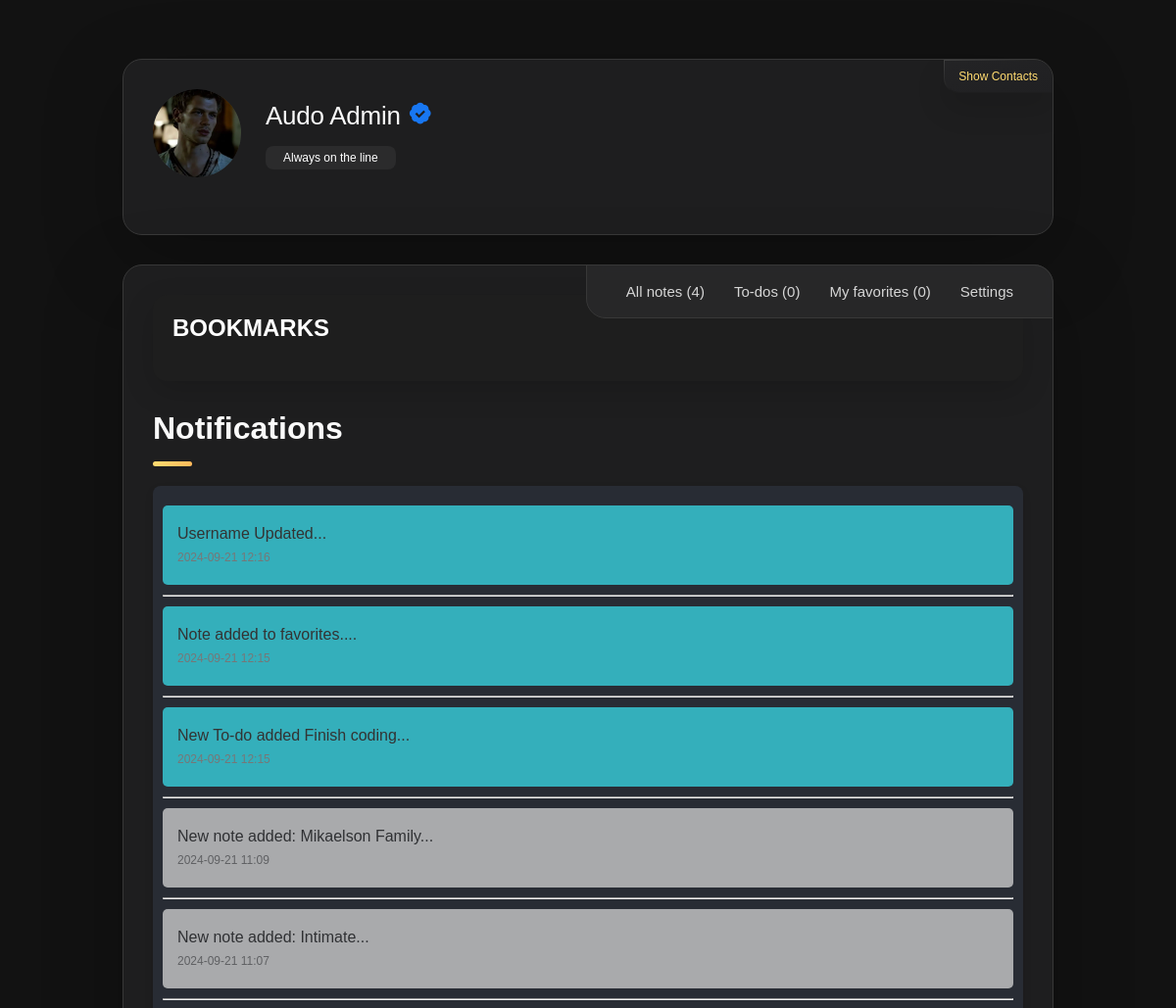
Page /notifications (signed in, upper part) on the earlier database version.
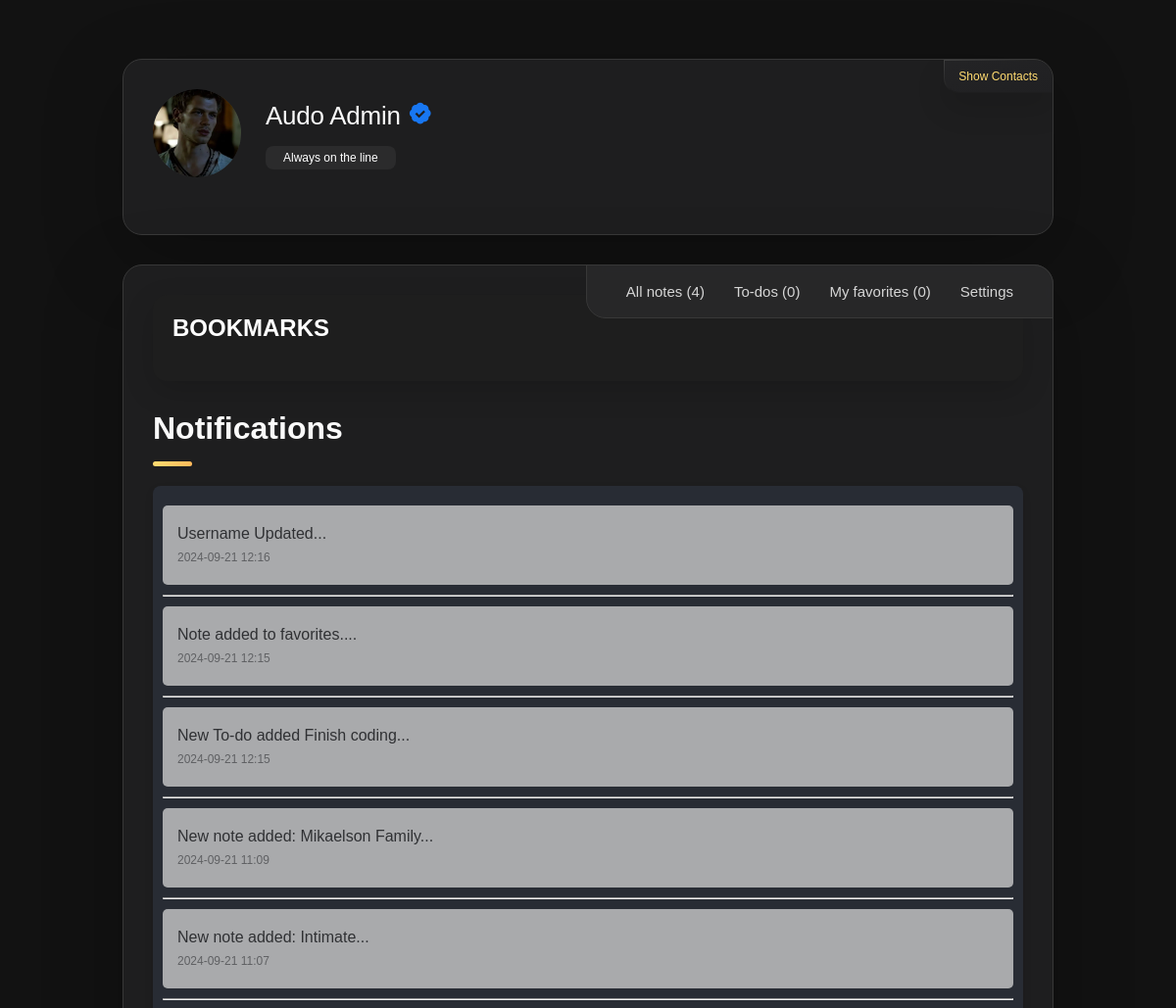
Same page on the later database version.
### website/models.py (models this page shows, shortened)
class User(db.Model, UserMixin):
    id = db.Column(db.Integer, primary_key=True)
    email = db.Column(db.String(150), unique=True)
    password = db.Column(db.String(255))
    first_name = db.Column(db.String(225))
    second_name = db.Column(db.String(225))
    full_name = db.Column(db.String(255))
    profile_picture = db.Column(db.String(255), nullable=True)
    cover_picture = db.Column(db.String(255), nullable=True)
    user_name = db.Column(db.String(255))
    phone_number = db.Column(db.String(20))
    country_code = db.Column(db.String(10), default="+254")
    bio = db.Column(db.String(255))
    time_zone = db.Column(db.String(255))
    date_birth = db.Column(db.String(255))
    gender = db.Column(db.String(255))
    generated_color = db.Column(db.String(7))
    is_2fa_enabled = db.Column(db.Boolean, default=False)
    otp_secret = db.Column(db.String(32), nullable=True)
    temp_otp = db.Column(db.String(32), nullable=True)
    otp_method = db.Column(db.String(10), default='app')
    is_active = db.Column(db.Boolean, default=True)
    is_admin = db.Column(db.Boolean, default=False)
    email_verified = db.Column(db.Boolean, default=False)
    note_tags = db.relationship(
        "NoteTag", back_populates="user", cascade="all, delete-orphan"
    )
    notes = db.relationship("Note", back_populates="user", cascade="all, delete-orphan")
    password_reset_tokens = db.relationship(
        "PasswordResetToken", back_populates="user", cascade="all, delete-orphan"
    )
    notifications = db.relationship(
        "Notification", back_populates="user", cascade="all, delete-orphan"
    )
    todos = db.relationship("ToDo", back_populates="user", cascade="all, delete-orphan")
    email_preferences = db.relationship(
        "EmailPreferences",
        uselist=False,
        back_populates="user",
        cascade="all, delete-orphan",
    )
    push_preferences = db.relationship(
        "PushPreferences",
        uselist=False,
        back_populates="user",
        cascade="all, delete-orphan",
    )
    email_verification_tokens = db.relationship(
        "EmailVerificationToken", back_populates="user", cascade="all, delete-orphan"
    )

class Notification(db.Model):
    id = db.Column(db.Integer, primary_key=True)
    user_id = db.Column(db.Integer, db.ForeignKey("user.id"))
    message = db.Column(db.String(255))
    is_read = db.Column(db.Boolean, default=False)
    created_at = db.Column(db.DateTime, default=datetime.utcnow)
    user = db.relationship("User", back_populates="notifications")

### website/views.py (the view)
@views.route("/notifications")
@login_required
def notifications():
    tags = NoteTag.query.filter_by(user_id=current_user.id).all()
    tag_counts = {}
    for tag in tags:
        note_count = Note.query.filter_by(
            tag_id=tag.id, user_id=current_user.id
        ).count()
        tag_counts[tag.id] = note_count
    notifications = (
        Notification.query.filter_by(user_id=current_user.id)
        .order_by(db.desc(Notification.created_at))
        .all()
    )
    return render_template(
        "notifications.html",
        notifications=notifications,
        tags=tags,
        tag_counts=tag_counts,
    )

### website/templates/notifications.html (shortened to what this page needs)
<!DOCTYPE html>
<html lang="en">
  <head>
    <link
      rel="stylesheet"
      href="{{ url_for('static', filename='css/user_home.css') }}"
    />
    <link
      href="https://unpkg.com/boxicons@2.1.4/css/boxicons.min.css"
      rel="stylesheet"
    />
    <link
      rel="stylesheet"
      href="https://cdnjs.cloudflare.com/ajax/libs/font-awesome/5.15.4/css/all.min.css"
    />
  </head>
  <body>
    <main>
      <aside class="sidebar" data-sidebar>
        <div class="sidebar-info">
          <figure class="avatar-box">
            {% if current_user.profile_picture %}
            <img
              src="/static/profile_pics/{{ current_user.profile_picture }}"
              alt="Profile Picture"
              class="profile-image"
            />
            {% else %}
            <i
              class="fas fa-5x"
              style="--background-: {{ current_user.generated_color }}"
              >{{ current_user.first_name[0] }}</i
            >
            {% endif %}
          </figure>
          <div class="info-content">
            <h1 class="name" title="{{ current_user.full_name }}">
              {{ current_user.full_name }} {% if current_user.email_verified %}
              <i class="bx bxs-badge-check" style="color: #1877f2"></i>
              {% endif %}
            </h1>
            <p class="title" title="{{ current_user.bio }}">
              {% if current_user.bio %} {{ current_user.bio }} {% endif %}
            </p>
          </div>
          <button class="info_more-btn" data-sidebar-btn>
            <span>Show Contacts</span>
          </button>
        </div>
      </aside>
      <div class="main-content">
        <nav class="navbar">
          <ul class="navbar-list">
            <li class="navbar-item">
              <a href="/user_home" class="navbar-link">
                <p>
                  All notes
                  <span
                    style="--background-: {{ current_user.generated_color }}"
                  >
                    ({{ current_user.notes|length }})
                  </span>
                </p>
              </a>
            </li>
            <li class="navbar-item">
              <a
                href="{{ url_for('views.show_todo_page') }}"
                class="navbar-link"
              >
                <p style="--background-: {{ current_user.generated_color }}">
                  To-dos
                  <span> (<span id="todoCount">0</span>)</span>
                </p>
              </a>
            </li>
            <li class="navbar-item">
              <a href="/favorites" class="navbar-link" id="favoriteLink">
                <p style="--background-: {{ current_user.generated_color }}">
                  My favorites
                  <span> (<span id="favoriteCount">0</span>) </span>
                </p>
              </a>
            </li>
            <li class="navbar-item">
              <a
                href="{{url_for('views.settings')}}"
                class="navbar-link"
                style="--background-: {{ current_user.generated_color }}"
              >
                <p>Settings</p>
              </a>
            </li>
          </ul>
        </nav>
        <article class="about active" id="notifications">
          <section class="testimonials">
            <div class="tags">
              <p class="section-title">
                BOOKMARKS
              </p>
            </div>
          </section>
          <header>
            <h2 class="h2 article-title">Notifications</h2>
          </header>
          <section class="service">
            <div class="notication-list">
              <ul
                style="--background-: {{ current_user.generated_color }}"
                id="notificationList"
              >
                {% for notification in notifications %}
                <li
                  class="notification-item {% if notification.is_read %}read{% endif %}"
                  data-notification-id="{{ notification.id }}"
                >
                  <p>{{ notification.message | striptags  | truncate(30, True, '...')}}...</p>
                  <p>
                    <small
                      >{{ notification.created_at.strftime('%Y-%m-%d %H:%M')
                      }}</small
                    >
                  </p>
                </li>
                <hr />
                {% endfor %}
              </ul>
            </div>
          </section>
        </article>
      </div>
    </main>
  </body>
</html>

Differences in the rows shown:
changed Notification "Username Updated": is_read False → True (drawn)
changed Notification "Note added to favorites.": is_read False → True (drawn)
changed Notification "New To-do added Finish coding": is_read False → True (drawn)
